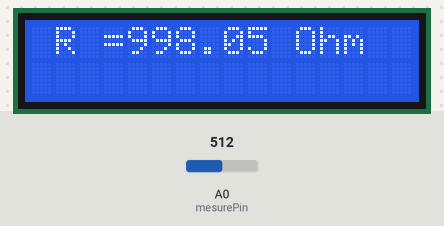
This sketch was run on a simulated Arduino Uno, built with avr-gcc and run on an emulated ATmega328P. Parts: 16×2 character LCD. Wiring (inferred from the names in the program): I2C bus: SDA pin 4; SCL pin 5; PCF8574 port expander at I2C address 0x27. Wiring (inferred from the signals the program sends): character LCD (HD44780): RS Q0; E Q2; backlight Q3; data Q4, Q5, Q6, Q7. Inputs (shaded band) come from the test bench; at power-on: A0 (mesurePin) = 512.

Above: at 3.3 s.
3.4 s: A0 (mesurePin) set to 499
At 6.1 s:
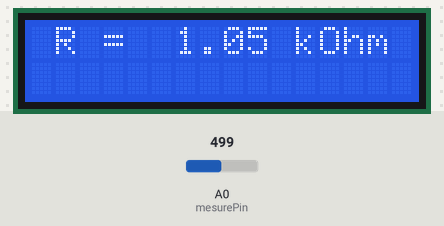
6.4 s: A0 (mesurePin) set to 12
At 9.2 s:
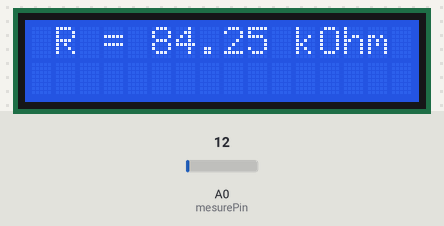
9.4 s: A0 (mesurePin) set to 9
At 12.8 s:
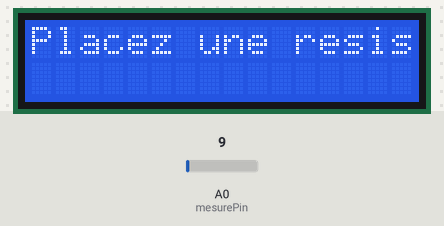
Timing chart, 0 to 14.3 s (numbered marks = the images above; inputs shaded):
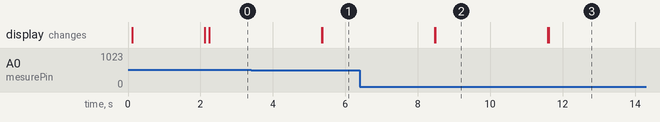

Measured:
- the behaviour switches between 512 and 511 on A0 (mesurePin) (found by bisection; images 0 and 1)
- the behaviour switches between 11 and 10 on A0 (mesurePin) (found by bisection; images 2 and 3)
- after the input at 3.4 s, the display: first differs from a run without the input after 2.0 s (image 1)
- after the input at 6.4 s, the display: first differs from a run without the input after 2.1 s (image 2)
- after the input at 9.4 s, the display: first differs from a run without the input after 2.2 s (image 3)

The sketch:

Ohmetre_Arduino.ino
```cpp
#include "LCDI2C.h"

#define mesurePin A0
#define rfR 1000.0
float r;
char buffer[10];

void setup() {
  // i2c_init();
  lcd_init();

  lcd_setCursor(0, 0);
  lcd_print(" Mesure Resistance ");
  lcd_setCursor(0, 1);
  lcd_print(" Initialisation...");
  delay(2000);
  lcd_command(0x01);
}

void loop() {
  long somme = 0;
  for (int i = 0; i < 10; i++) {
    somme += analogRead(mesurePin);
    delay(10);
  }
  float val = somme / 10.0;

  float voltage = val * (5.0 / 1023.0);

  lcd_command(0x01);

  if (voltage < 0.05) {
    lcd_setCursor(0, 0);
    lcd_print("Placez une resistance");
  } else {

    r = (rfR * (5.0 - voltage)) / voltage;

    lcd_setCursor(0, 0);
    lcd_print(" R =");

    if (r < 1000) {
      dtostrf(r, 6, 2, buffer);
      lcd_print(buffer);
      lcd_print(" Ohm ");
    } else if (r < 1000000) {
      dtostrf(r / 1000.0, 6, 2, buffer);
      lcd_print(buffer);
      lcd_print(" kOhm");
    } else if (r < 10000000) {
      dtostrf(r / 1000000.0, 6, 2, buffer);
      lcd_print(buffer);
      lcd_print(" MOhm");
    } else {
      lcd_print("Trop grande R !");
    }
  }

  delay(3000);
}
```

LCDI2C.h
```cpp
#ifndef LCDI2C_H
#define LCDI2C_H

#define SDA 4
#define SCL 5
#define LCD_ADDR 0x27
#define BACKLIGHT 0x08

void i2c_start() {
  digitalWrite(SDA, HIGH);
  digitalWrite(SCL, HIGH);
  delayMicroseconds(5);

  digitalWrite(SDA, LOW);
  delayMicroseconds(5);
  digitalWrite(SCL, LOW);
}

void i2c_stop() {
  digitalWrite(SDA, LOW);
  digitalWrite(SCL, HIGH);
  delayMicroseconds(5);

  digitalWrite(SDA, HIGH);
  delayMicroseconds(5);
}

void i2c_write(uint8_t data) {
  for (int i = 0; i < 8; i++) {

    if (data & 0x80)
      digitalWrite(SDA, HIGH);
    else
      digitalWrite(SDA, LOW);

    digitalWrite(SCL, HIGH);
    delayMicroseconds(5);
    digitalWrite(SCL, LOW);

    data <<= 1;
  }

  pinMode(SDA, INPUT);
  digitalWrite(SCL, HIGH);
  delayMicroseconds(5);
  digitalWrite(SCL, LOW);
  pinMode(SDA, OUTPUT);
}

void lcd_pulse(uint8_t data) {
  i2c_start();

  i2c_write(LCD_ADDR << 1);
  i2c_write(data | 0x04 | BACKLIGHT);
  i2c_write((data & ~0x04) | BACKLIGHT);

  i2c_stop();
}

void lcd_send(uint8_t data, uint8_t mode) {

  uint8_t high = (data & 0xF0) | mode;
  uint8_t low = ((data << 4) & 0xF0) | mode;

  lcd_pulse(high);
  lcd_pulse(low);
}

void lcd_command(uint8_t cmd) {
  lcd_send(cmd, 0);
  delay(2);
}

void lcd_write(char c) {
  lcd_send(c, 1);
}

void lcd_print(const char *str) {
  while (*str) {
    lcd_write(*str++);
  }
}

void lcd_init() {

  pinMode(SDA, OUTPUT);
  pinMode(SCL, OUTPUT);

  delay(50);

  lcd_command(0x02);
  lcd_command(0x28);
  lcd_command(0x0C);
  lcd_command(0x06);
  lcd_command(0x01);

  delay(5);
}

void lcd_setCursor(uint8_t col, uint8_t row) {

  uint8_t row_offset[] = {0x00, 0x40};

  lcd_command(0x80 | (col + row_offset[row]));
}

#endif
```
